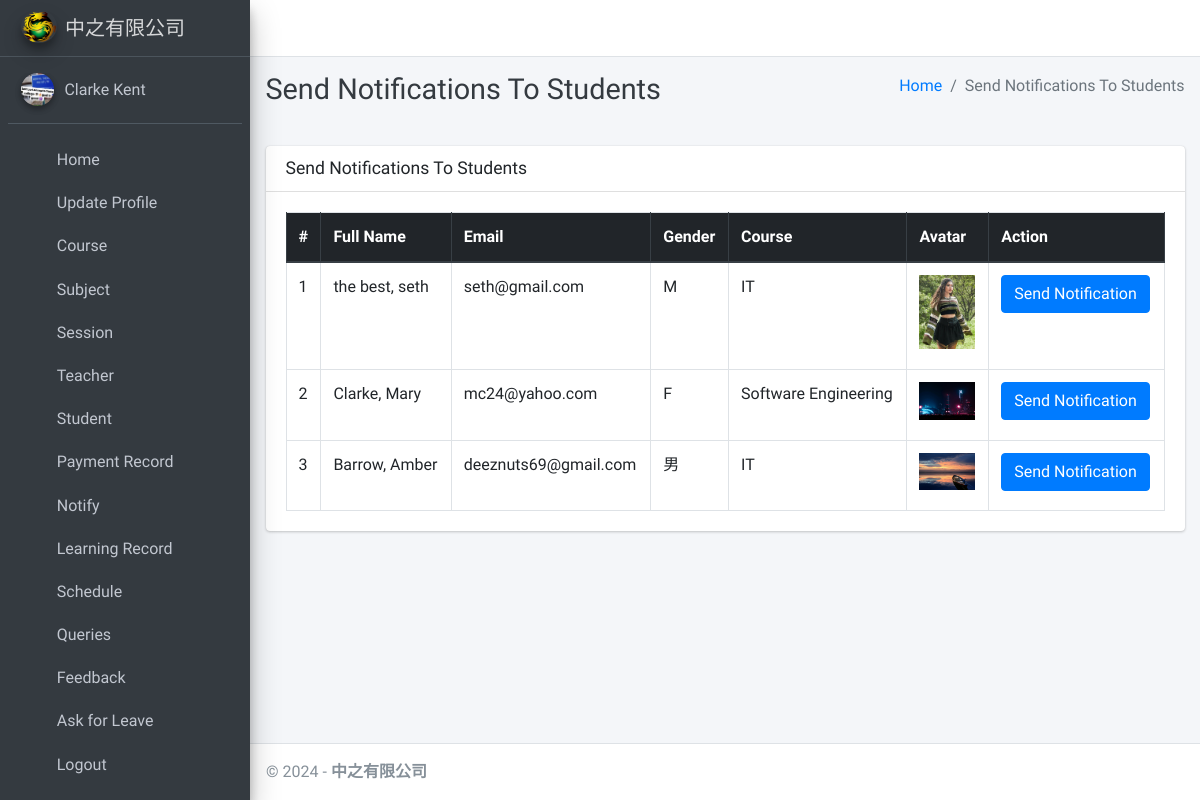
The page /admin_notify_student (signed in) on the database as committed earlier.
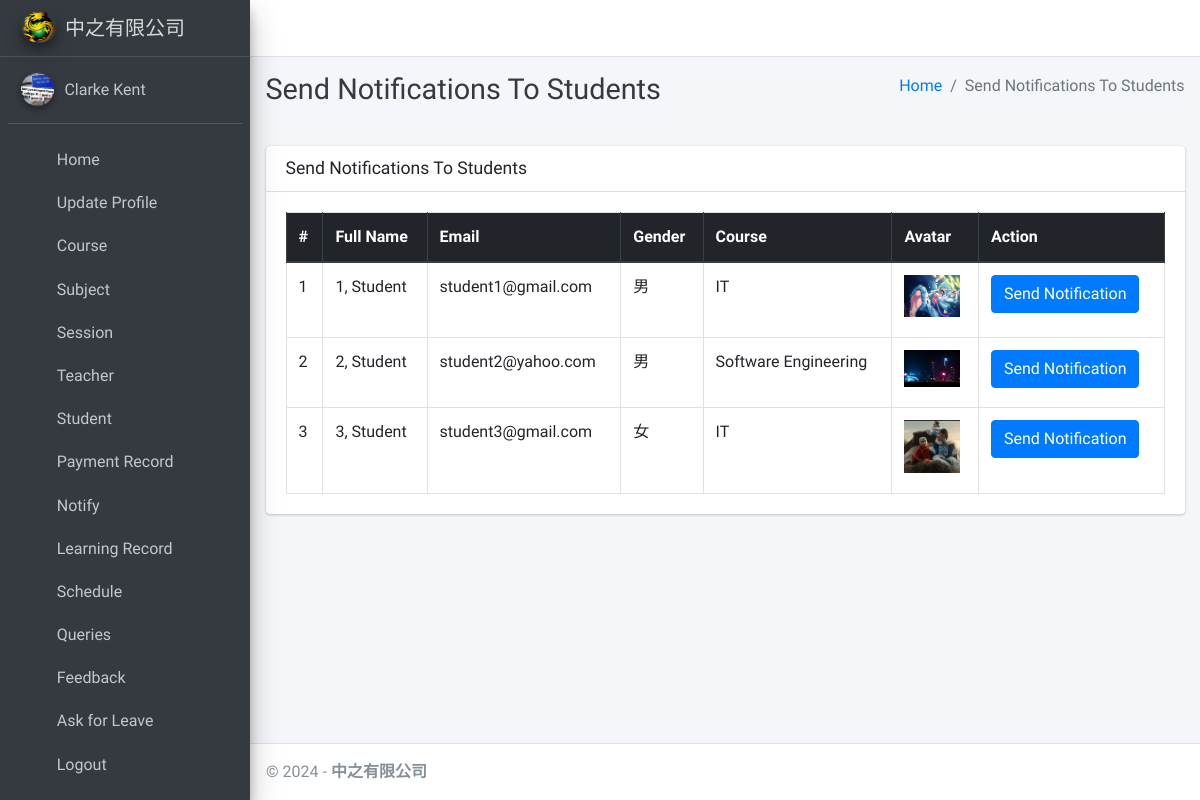
The same page on the database as committed later.
### main_app/models.py (models this page shows, shortened)
class CustomUser(AbstractUser):
    USER_TYPE = ((1, "HOD"), (2, "Teacher"), (3, "Student"))
    GENDER = [("M", "Male"), ("F", "Female")]
    username = None  # Removed username, using email instead
    email = models.EmailField(unique=True)
    user_type = models.CharField(default=1, choices=USER_TYPE, max_length=1)
    gender = models.CharField(max_length=1, choices=GENDER)
    profile_pic = models.ImageField()
    address = models.TextField()
    contact_num = models.TextField(default="")
    remark = models.TextField(default="")
    fcm_token = models.TextField(default="")  # For firebase notifications
    created_at = models.DateTimeField(auto_now_add=True)
    updated_at = models.DateTimeField(auto_now=True)
    USERNAME_FIELD = "email"
    REQUIRED_FIELDS = []
    objects = CustomUserManager()
    def __str__(self):
        return self.last_name + ", " + self.first_name

class Student(models.Model):
    admin = models.OneToOneField(CustomUser, on_delete=models.CASCADE)
    course = models.ForeignKey(Course, on_delete=models.DO_NOTHING, null=True, blank=False)
    session = models.ForeignKey(Session, on_delete=models.DO_NOTHING, null=True)
    date_of_birth = models.DateField(blank=True, null=True)
    reg_date = models.DateField(blank=True, null=True)
    state = models.CharField(max_length = 30, blank = True) #learning/completed/pending refund

class Course(models.Model):
    name = models.CharField(max_length=120)
    created_at = models.DateTimeField(auto_now_add=True)
    updated_at = models.DateTimeField(auto_now=True)

### main_app/hod_views.py (the view)
# urls.py: path("admin_notify_student", hod_views.admin_notify_student,name='admin_notify_student'),
def admin_notify_student(request):
    student = CustomUser.objects.filter(user_type=3)
    context = {
        'page_title': "Send Notifications To Students",
        'students': student
    }
    return render(request, "hod_template/student_notification.html", context)

### main_app/templates/hod_template/student_notification.html (shortened to what this page needs)
{% extends 'main_app/base.html' %}
{% load static %}
{% block page_title %}{{page_title}}{% endblock page_title %}
{% block content %}
<section class="content">
    <div class="container-fluid">
        <div class="row">
            <div class="col-md-12">
                <div class="card">
                    <div class="card-header">
                        <h3 class="card-title">{{page_title}}</h3>
                    </div>
                    <div class="card-body">
                        <table id="example2" class="table table-bordered table-hover">
                            <thead class="thead-dark">
                                <tr>
                                    <th>#</th>
                                    <th>Full Name</th>
                                    <th>Email</th>
                                    <th>Gender</th>
                                    <th>Course</th>
                                    <th>Avatar</th>
                                    <th>Action</th>
                                </tr>
                            </thead>
                            <tbody>
                                {% for student in students %}
                                <tr>
                                    <td>{{ forloop.counter }}</td>
                                    <td>{{student.last_name}}, {{student.first_name}}</td>
                                    <td>{{student.email}}</td>
                                    <td>{{student.gender}}</td>
                                    <td>{{student.student.course.name}}</td>
                                    <td>
                                        {% if student.profile_pic == ""  %}
                                        No Image
                                        {% else %}
                                        <img class="img img-fluid mb-2" height="56" width="56"
                                            src="{{student.profile_pic}}" alt="">
                                        {% endif %}
                                    </td>
                                    <td><button data-toggle = "modal" data-target = "#myModal"class="btn btn-primary show_notification" value="{{student.id}}">Send Notification</button>
                                    </td>
                                </tr>
                                {% endfor %}
                            </tbody>
                        </table>
                    </div>
                </div>
            </div>
        </div>
    </div>
</section>
{% endblock content %}

### main_app/templates/main_app/base.html (shortened to what this page needs)
{% load static %}
<!DOCTYPE html>
<html>
<head>
    <link rel="stylesheet" href="{% static 'plugins/fontawesome-free/css/all.min.css'%} ">
    <link rel="stylesheet" href="https://code.ionicframework.com/ionicons/2.0.1/css/ionicons.min.css">
    <link rel="stylesheet"
        href="{% static 'plugins/tempusdominus-bootstrap-4/css/tempusdominus-bootstrap-4.min.css'%} ">
    <link rel="stylesheet" href="{% static 'plugins/icheck-bootstrap/icheck-bootstrap.min.css'%} ">
    <link rel="stylesheet" href="{% static 'dist/css/adminlte.min.css'%} ">
    <link rel="stylesheet" href="{% static 'plugins/overlayScrollbars/css/OverlayScrollbars.min.css'%} ">
    <link rel="stylesheet" href="{% static 'plugins/daterangepicker/daterangepicker.css'%} ">
</head>
<body class="hold-transition sidebar-mini layout-fixed">
    <div class="wrapper">
        <nav class="main-header navbar navbar-expand navbar-white navbar-light">
            <ul class="navbar-nav">
                <li class="nav-item">
                    <a class="nav-link" data-widget="pushmenu" href="#"><i class="fas fa-bars"></i></a>
                </li>
            </ul>
        </nav>
        {% include "main_app/sidebar_template.html" with user=user %}
        <div class="content-wrapper">
            <div class="content-header">
                <div class="container-fluid">
                    <div class="row mb-2">
                        <div class="col-sm-6">
                            <h1 class="m-0 text-dark">{% block page_title %}{% endblock page_title %}</h1>
                        </div>
                        <div class="col-sm-6">
                            <ol class="breadcrumb float-sm-right">
                                <li class="breadcrumb-item"><a href="#">Home</a></li>
                                <li class="breadcrumb-item active">{{ page_title }}</li>
                            </ol>
                        </div>
                    </div>
                </div>
            </div>
<section class="content">
    <div class="container-fluid">
        <div class="row">
            <div class="col-md-12">
            </div></div></div></section>
            {% block content %}
            {% endblock content %}
        </div>
        {% include "main_app/footer.html" %}
    </div>
</body>
</html>

### main_app/templates/main_app/sidebar_template.html (shortened to what this page needs)
{% load static %}
<aside class="main-sidebar sidebar-dark-info elevation-4">
    {% if request.user.user_type == '1' %}
    <a href="{% url 'admin_home' %}" class="brand-link">
            <img src="/media/logo.png" alt="Brand Logo"
            class="brand-image img-circle elevation-3" >
        <span class="brand-text font-weight-light">中之有限公司</span>
    </a>
    <div class="sidebar">
        <div class="user-panel mt-3 pb-3 mb-3 d-flex">
            <div class="image">
                <img src="/media/6dbf7e8c2d3882fbf24375a09fa2540c.jpg" class="img-circle elevation-2" alt="User Image">
            </div>
            <div class="info">
                <a href="#" class="d-block">Clarke Kent</a>
            </div>
        </div>
        <nav class="mt-2">
            <ul class="nav nav-pills nav-sidebar flex-column" data-widget="treeview" role="menu" data-accordion="false">
                <li class="nav-item">
                    {% url 'admin_home' as admin_home %}
                    <a href="{{admin_home}}" class="nav-link {% if admin_home == request.path %} active {% endif %}">
                        <i class="nav-icon fas fa-home"></i>
                        <p>
                            Home
                        </p>
                    </a>
                </li>
                <li class="nav-item">
                    {% url 'admin_view_profile' as admin_view_profile %}
                    <a href="{{admin_view_profile}}"
                        class="nav-link {% if admin_view_profile == request.path %} active {% endif %}">
                        <i class="nav-icon fas fa-address-card"></i>
                        <p>
                            Update Profile
                        </p>
                    </a>
                </li>
                <li class="nav-item has-treeview">
                    <a href="#" class="nav-link">
                        <i class="nav-icon fas fa-bookmark"></i>
                        <p>
                            Course
                            <i class="fas fa-angle-right right"></i>
                        </p>
                    </a>
                </li>
                <li class="nav-item has-treeview">
                    <a href="#" class="nav-link">
                        <i class="nav-icon fas fa-book"></i>
                        <p>
                            Subject
                            <i class="fas fa-angle-right right"></i>
                        </p>
                    </a>
                </li>
                <li class="nav-item has-treeview">
                    <a href="#" class="nav-link">
                        <i class="nav-icon fas fa-clock"></i>
                        <p>
                            Session
                            <i class="fas fa-angle-right right"></i>
                        </p>
                    </a>
                </li>
                <li class="nav-item has-treeview">
                    <a href="#" class="nav-link">
                        <i class="nav-icon fas fa-user"></i>
                        <p>
                            Teacher
                            <i class="fas fa-angle-right right"></i>
                        </p>
                    </a>
                </li>
                <li class="nav-item has-treeview">
                    <a href="#" class="nav-link">
                        <i class="nav-icon fas fa-graduation-cap"></i>
                        <p>
                            Student
                            <i class="fas fa-angle-right right"></i>
                        </p>
                    </a>
                </li>
                <li class="nav-item has-treeview">
                    <a href="#" class="nav-link">
                        <i class="nav-icon fas fa-yen-sign"></i>
                        <p>
                            Payment Record
                            <i class="fas fa-angle-right right"></i>
                        </p>
                    </a>
                </li>
                <li class="nav-item has-treeview">
                    <a href="#" class="nav-link">
                        <i class="nav-icon fas fa-bullhorn"></i>
                        <p>
                            Notify
                            <i class="fas fa-angle-right right"></i>
                        </p>
                    </a>
                </li>
                <li class="nav-item has-treeview">
                    <a href="#" class="nav-link">
                        <i class="nav-icon fas fa-pencil-ruler"></i>
                        <p>
                            Learning Record
                            <i class="fas fa-angle-right right"></i>
                        </p>
                    </a>
                </li>
                <li class="nav-item has-treeview">
                    <a href="#" class="nav-link">
                        <i class="nav-icon fas fa-calendar-alt"></i>
                        <p>
                            Schedule
                            <i class="fas fa-angle-right right"></i>
                        </p>
                    </a>
                </li>
                <li class="nav-item has-treeview">
                    <a href="#" class="nav-link">
                        <i class="nav-icon fas fa-question"></i>
                        <p>
                            Queries
                            <i class="fas fa-angle-right right"></i>
                        </p>
                    </a>
                </li>
                <li class="nav-item has-treeview">
                    <a href="#" class="nav-link">
                        <i class="nav-icon fas fa-comment-alt"></i>
                        <p>
                            Feedback
                            <i class="fas fa-angle-right right"></i>
                        </p>
                    </a>
                </li>
                <li class="nav-item has-treeview">
                    <a href="#" class="nav-link">
                        <i class="nav-icon fas fa-door-open "></i>
                        <p>
                            Ask for Leave
                            <i class="fas fa-angle-right right"></i>
                        </p>
                    </a>
                </li>
                                        {% endif %}
                                        <li class="nav-item">
                                            <a href="{% url 'user_logout' %}"
                                                onclick="return confirm('Your session would be terminated.\n\nProceed?')"
                                                class="nav-link">
                                                <i class="nav-icon fas fa-power-off"></i>
                                                <p>
                                                    Logout
                                                </p>
                                            </a>
                                        </li>
                                    </ul>
                                </nav>
                            </div>
</aside>

### main_app/templates/main_app/footer.html (shortened to what this page needs)
<footer class="main-footer">
    &copy; {% now "Y" %} - <strong>中之有限公司</strong>
</footer>

Rows that differ between the two databases and show on the page:
changed CustomUser: last_name "the best" → "1"; first_name "seth" → "Student"; email "seth@gmail.com" → "student1@gmail.com"; gender "M" → "男"; profile_pic: picture removed, a placeholder shows
changed CustomUser "Software Engineering": last_name "Clarke" → "2"; first_name "Mary" → "Student"; email "mc24@yahoo.com" → "student2@yahoo.com"; gender "F" → "男"
changed CustomUser: last_name "Barrow" → "3"; first_name "Amber" → "Student"; email "deeznuts69@gmail.com" → "student3@gmail.com"; gender "男" → "女"; profile_pic: picture removed, a placeholder shows
